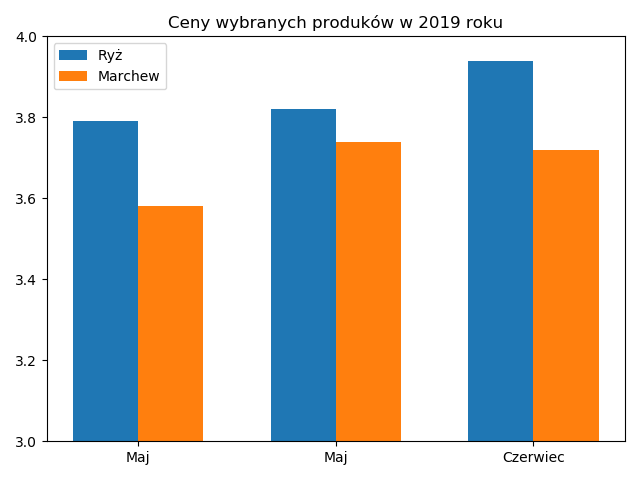

The script that drew this image:
import matplotlib.pyplot as plt
import pandas as pd
import numpy as np

data = pd.read_csv("ceny.csv", index_col=1)
ryz = data[data["Produkt"] == "Ryż"]["Cena"]
marchew = data[data["Produkt"] == "Marchew"]["Cena"]
x = np.arange(3)

plt.bar(x, ryz, width=0.33, label="Ryż")
plt.bar(x + 0.33, marchew, width=0.33, label="Marchew")
plt.ylim([3, 4.0])
plt.xticks(x + 0.165, data.index)
plt.title("Ceny wybranych produków w 2019 roku")
plt.legend()
plt.show()
